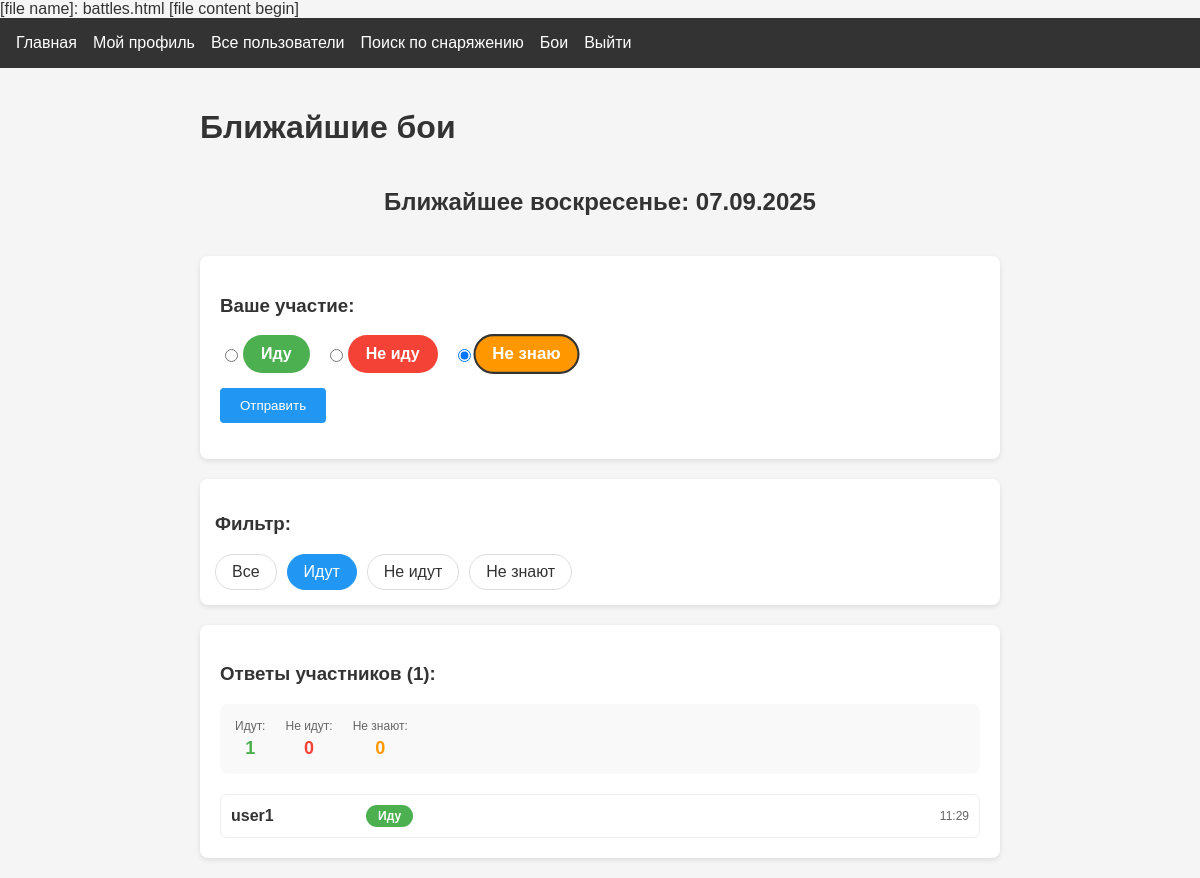
/battles?filter=going (signed in), run on the app's committed database.
### app.py (models this page shows)
class BattleResponse(db.Model):
    id = db.Column(db.Integer, primary_key=True)
    user_id = db.Column(db.Integer, db.ForeignKey("user.id"), nullable=False)
    battle_date = db.Column(db.Date, nullable=False)
    status = db.Column(db.String(20), nullable=False)  # going, not_going, maybe
    created_at = db.Column(db.DateTime, default=datetime.utcnow)
    __table_args__ = (db.UniqueConstraint('user_id', 'battle_date', name='_user_battle_uc'),)

class User(db.Model, UserMixin):
    id = db.Column(db.Integer, primary_key=True)
    username = db.Column(db.String(80), unique=True, nullable=False)
    password = db.Column(db.String(120), nullable=False)
    weapon_class = db.Column(db.String(20), default="sword_buckler")
    age = db.Column(db.Integer)
    real_name = db.Column(db.String(100))
    has_longsword = db.Column(db.Boolean, default=False)
    longsword_since = db.Column(db.Date)
    has_rapier = db.Column(db.Boolean, default=False)
    rapier_since = db.Column(db.Date)
    has_sabre = db.Column(db.Boolean, default=False)
    sabre_since = db.Column(db.Date)
    has_sword_buckler = db.Column(db.Boolean, default=False)
    sword_buckler_since = db.Column(db.Date)
    items = db.relationship(
        "InventoryItem", backref="user", lazy=True, cascade="all, delete-orphan"
    )
    battle_responses = db.relationship("BattleResponse", backref="user", lazy=True)

### app.py (the view, shortened to what this page needs)
@app.route("/battles", methods=["GET", "POST"])
@login_required
def battles():
    next_sunday = get_next_sunday()
    filter_status = request.args.get("filter", "all")
    responses = BattleResponse.query.filter_by(battle_date=next_sunday).all()
    if filter_status != "all":
        responses = [r for r in responses if r.status == filter_status]
    user_response = BattleResponse.query.filter_by(
        user_id=current_user.id,
        battle_date=next_sunday
    ).first()
    return render_template(
        "battles.html",
        next_sunday=next_sunday,
        responses=responses,
        user_response=user_response,
        filter_status=filter_status
    )

### app.py (called while the page is built)
@login_manager.user_loader
def load_user(user_id):
    return User.query.get(int(user_id))

def get_next_sunday():
    today = date.today()
    days_until_sunday = (6 - today.weekday()) % 7
    if days_until_sunday == 0:
        days_until_sunday = 7
    return today + timedelta(days=days_until_sunday)

### templates/battles.html (shortened to what this page needs)
{% extends "base.html" %}
{% block content %}
<div class="battles-container">
    <h1>Ближайшие бои</h1>
    <div class="battle-date">
        <h2>Ближайшее воскресенье: {{ next_sunday.strftime('%d.%m.%Y') }}</h2>
    </div>
    <div class="response-form">
        <h3>Ваше участие:</h3>
        <form method="POST">
            <div class="response-options">
                <label class="response-option">
                    <input type="radio" name="status" value="going"
                           {% if user_response and user_response.status == 'going' %}checked{% endif %}>
                    <span class="status-indicator going">Иду</span>
                </label>
                <label class="response-option">
                    <input type="radio" name="status" value="not_going"
                           {% if user_response and user_response.status == 'not_going' %}checked{% endif %}>
                    <span class="status-indicator not-going">Не иду</span>
                </label>
                <label class="response-option">
                    <input type="radio" name="status" value="maybe"
                           {% if user_response and user_response.status == 'maybe' %}checked{% endif %}>
                    <span class="status-indicator maybe">Не знаю</span>
                </label>
            </div>
            <button type="submit" class="btn submit-btn">Отправить</button>
        </form>
    </div>
    <div class="filters">
        <h3>Фильтр:</h3>
        <div class="filter-options">
            <a href="{{ url_for('battles', filter='all') }}"
               class="filter-btn {% if filter_status == 'all' %}active{% endif %}">Все</a>
            <a href="{{ url_for('battles', filter='going') }}"
               class="filter-btn {% if filter_status == 'going' %}active{% endif %}">Идут</a>
            <a href="{{ url_for('battles', filter='not_going') }}"
               class="filter-btn {% if filter_status == 'not_going' %}active{% endif %}">Не идут</a>
            <a href="{{ url_for('battles', filter='maybe') }}"
               class="filter-btn {% if filter_status == 'maybe' %}active{% endif %}">Не знают</a>
        </div>
    </div>
    <div class="responses-list">
        <h3>Ответы участников ({{ responses|length }}):</h3>
        <div class="stats">
            <div class="stat">
                <span class="stat-label">Идут:</span>
                <span class="stat-count going">
                    {{ responses|selectattr('status', 'equalto', 'going')|list|length }}
                </span>
            </div>
            <div class="stat">
                <span class="stat-label">Не идут:</span>
                <span class="stat-count not-going">
                    {{ responses|selectattr('status', 'equalto', 'not_going')|list|length }}
                </span>
            </div>
            <div class="stat">
                <span class="stat-label">Не знают:</span>
                <span class="stat-count maybe">
                    {{ responses|selectattr('status', 'equalto', 'maybe')|list|length }}
                </span>
            </div>
        </div>
        <div class="users-list">
            {% for response in responses %}
            <div class="user-response">
                <a href="{{ url_for('view_profile', username=response.user.username) }}"
                   class="username-link" title="Перейти к профилю">
                    <span class="username">{{ response.user.username }}</span>
                </a>
                <span class="status-badge {{ response.status }}">
                    {% if response.status == 'going' %}Иду
                    {% elif response.status == 'not_going' %}Не иду
                    {% else %}Не знаю
                    {% endif %}
                </span>
                <span class="response-time">{{ response.created_at.strftime('%H:%M') }}</span>
            </div>
            {% else %}
            <p class="no-responses">Пока нет ответов</p>
            {% endfor %}
        </div>
    </div>
</div>
{% endblock %}

### static/css/style.css (style rules this page uses)
body { font-family: 'Arial', sans-serif; margin: 0; padding: 0; background-color: #f5f5f5; color: #333; }
.btn { display: inline-block; padding: 0.5rem 1rem; background-color: #4CAF50; color: white; text-decoration: none; border-radius: 4px; }
.username { font-weight: bold; }
.btn { padding: 10px 15px; border-radius: 4px; cursor: pointer; text-decoration: none; }

### templates/battles.html (style rules this page uses)
.battles-container { max-width: 800px; margin: 0 auto; padding: 20px; }
.battle-date { background: #f5f5f5; padding: 20px; border-radius: 8px; margin-bottom: 20px; text-align: center; }
.battle-date h2 { margin: 0; color: #333; }
.response-form { background: white; padding: 20px; border-radius: 8px; margin-bottom: 20px; box-shadow: 0 2px 5px rgba(0,0,0,0.1); }
.response-options { display: flex; gap: 15px; margin-bottom: 15px; flex-wrap: wrap; }
.response-option { display: flex; align-items: center; cursor: pointer; }
.response-option input[type="radio"] { margin-right: 5px; }
.status-indicator { padding: 8px 16px; border-radius: 20px; font-weight: bold; border: 2px solid transparent; }
.status-indicator.going { background-color: #4CAF50; color: white; }
.status-indicator.not-going { background-color: #f44336; color: white; }
.status-indicator.maybe { background-color: #ff9800; color: white; }
.response-option input[type="radio"]:checked + .status-indicator { border-color: #333; transform: scale(1.05); }
.submit-btn { background-color: #2196F3; color: white; padding: 10px 20px; border: none; border-radius: 4px; cursor: pointer; }
.filters { background: white; padding: 15px; border-radius: 8px; margin-bottom: 20px; box-shadow: 0 2px 5px rgba(0,0,0,0.1); }
.filter-options { display: flex; gap: 10px; flex-wrap: wrap; }
.filter-btn { padding: 8px 16px; border: 1px solid #ddd; border-radius: 20px; text-decoration: none; color: #333; transition: all 0.3s; }
.filter-btn.active, .filter-btn:hover { background-color: #2196F3; color: white; border-color: #2196F3; }
.responses-list { background: white; padding: 20px; border-radius: 8px; box-shadow: 0 2px 5px rgba(0,0,0,0.1); }
.stats { display: flex; gap: 20px; margin-bottom: 20px; padding: 15px; background: #f9f9f9; border-radius: 8px; }
.stat { display: flex; flex-direction: column; align-items: center; }
.stat-label { font-size: 12px; color: #666; margin-bottom: 5px; }
.stat-count { font-size: 18px; font-weight: bold; }
.stat-count.going { color: #4CAF50; }
.stat-count.not-going { color: #f44336; }
.stat-count.maybe { color: #ff9800; }
.users-list { display: flex; flex-direction: column; gap: 10px; }
.user-response { display: flex; align-items: center; gap: 15px; padding: 10px; border: 1px solid #eee; border-radius: 6px; transition: background-color 0.2s; }
.username-link { text-decoration: none; color: inherit; min-width: 120px; }
.username { font-weight: bold; transition: color 0.2s; }
.status-badge { padding: 4px 12px; border-radius: 12px; font-size: 12px; font-weight: bold; color: white; }
.status-badge.going { background-color: #4CAF50; }
.response-time { margin-left: auto; color: #666; font-size: 12px; }

### data on the page
BattleResponse: status "☐ Иду", status "☐ Не иду", status "☑ Не знаю"
BattleResponse: user.username "user1", status "Иду", created_at "11:29"

### other printed values
{{ next_sunday.strftime('%d.%m.%Y') }} "07.09.2025"
{{ responses|length }} "1"
{{ responses|selectattr('status', 'equalto', 'going')|list|length }} "1"
{{ responses|selectattr('status', 'equalto', 'not_going')|list|length }} "0"
{{ responses|selectattr('status', 'equalto', 'maybe')|list|length }} "0"
